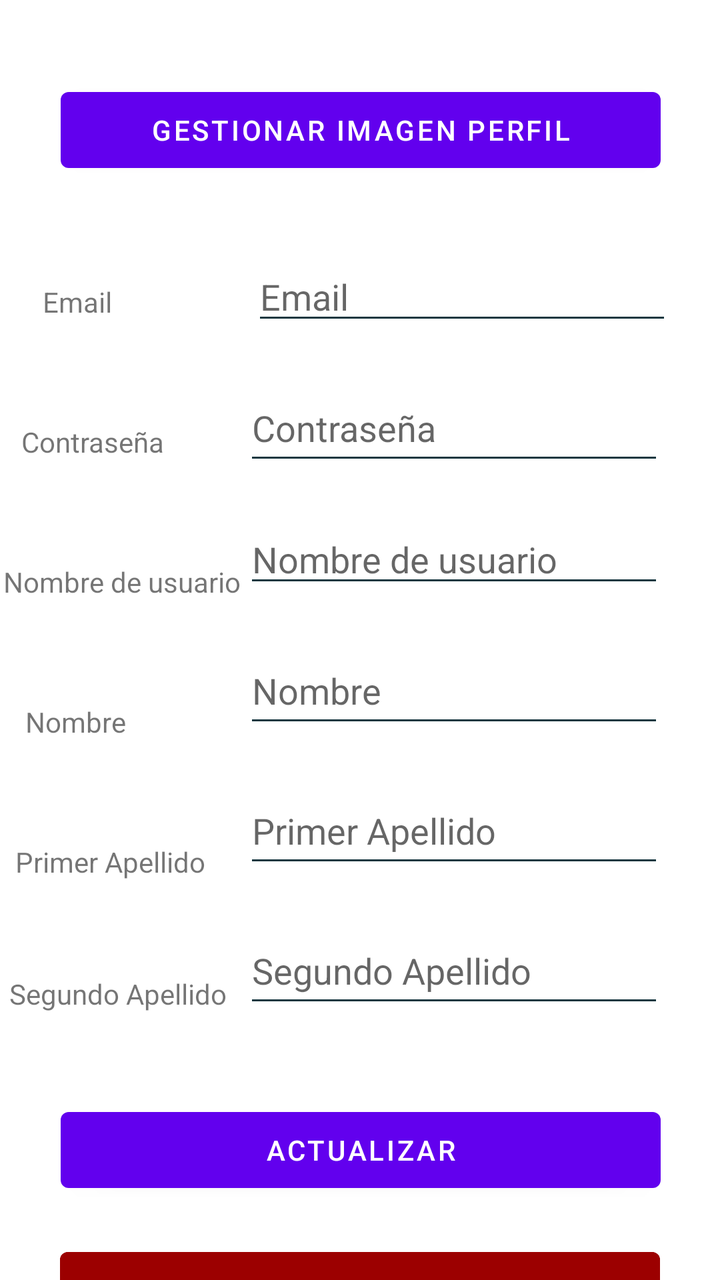
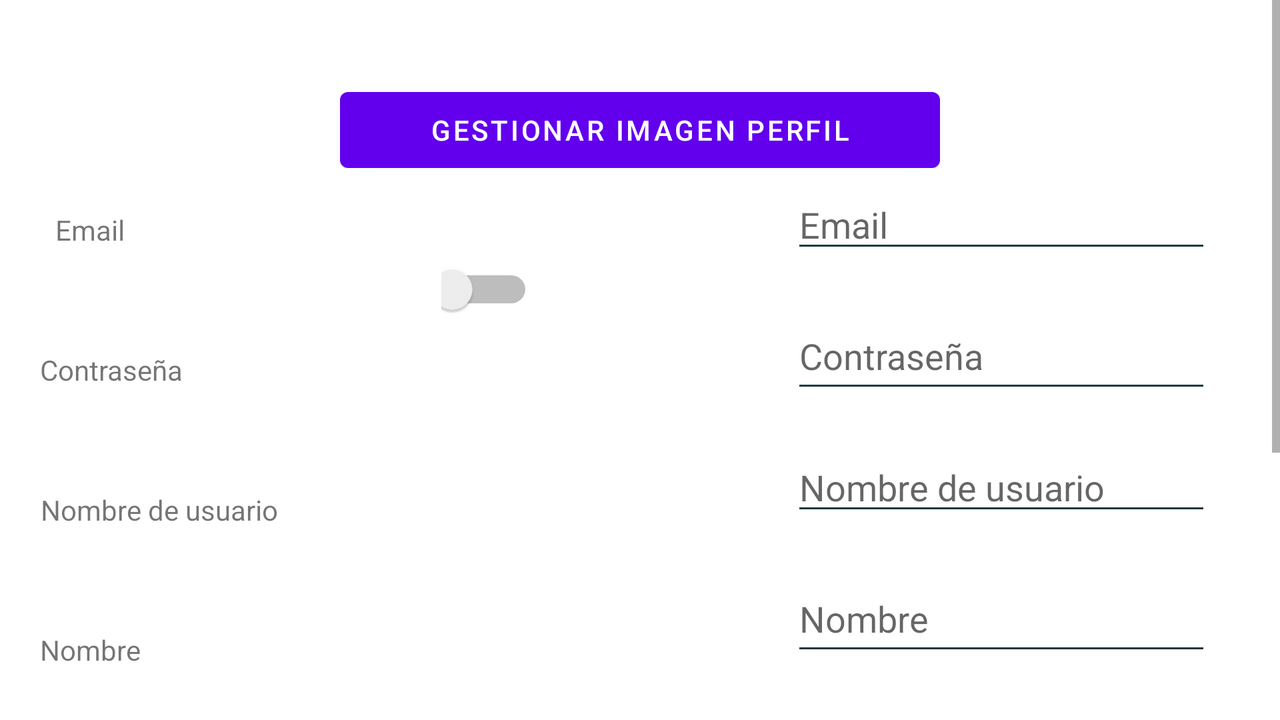

Compare how this app lays out the same screen by default and in its alternative resource folder. The renders come first, then the two layout files and the values they reference.
<!-- AndroidManifest.xml: application theme Theme.ConcesionarioCoches -->
<!-- res/layout/activity_profile.xml -->
<?xml version="1.0" encoding="utf-8"?>
<androidx.constraintlayout.widget.ConstraintLayout xmlns:android="http://schemas.android.com/apk/res/android"
    xmlns:app="http://schemas.android.com/apk/res-auto"
    xmlns:tools="http://schemas.android.com/tools"
    android:layout_width="match_parent"
    android:layout_height="match_parent"
    tools:context="controller.ProfileActivity">

    <TextView
        android:id="@+id/txtNameApelido2"
        android:layout_width="wrap_content"
        android:layout_height="@dimen/alturaTxt"
        android:layout_marginTop="16dp"
        android:gravity="center|center_horizontal|center_vertical"
        android:text="@string/hintApellido_2"
        app:layout_constraintEnd_toStartOf="@+id/txtApellido2Profile"
        app:layout_constraintHorizontal_bias="0.343"
        app:layout_constraintStart_toStartOf="parent"
        app:layout_constraintTop_toBottomOf="@+id/txtNameApelido" />

    <TextView
        android:id="@+id/txtNameApelido"
        android:layout_width="wrap_content"
        android:layout_height="@dimen/alturaTxt"
        android:layout_marginTop="20dp"
        android:gravity="center|center_horizontal|center_vertical"
        android:text="@string/hintApellido_1"
        app:layout_constraintEnd_toStartOf="@+id/txtApellido1Profile"
        app:layout_constraintHorizontal_bias="0.282"
        app:layout_constraintStart_toStartOf="parent"
        app:layout_constraintTop_toBottomOf="@+id/txtNameName" />

    <TextView
        android:id="@+id/txtNameName2"
        android:layout_width="wrap_content"
        android:layout_height="@dimen/alturaTxt"
        android:layout_marginTop="20dp"
        android:gravity="center|center_horizontal|center_vertical"
        android:text="@string/hintNick"
        app:layout_constraintEnd_toStartOf="@+id/txtNickProfile"
        app:layout_constraintHorizontal_bias="0.407"
        app:layout_constraintStart_toStartOf="parent"
        app:layout_constraintTop_toBottomOf="@+id/txtPasswordName" />

    <TextView
        android:id="@+id/txtNameName"
        android:layout_width="wrap_content"
        android:layout_height="@dimen/alturaTxt"
        android:layout_marginTop="20dp"
        android:gravity="center|center_horizontal|center_vertical"
        android:text="@string/hintNombre"
        app:layout_constraintEnd_toStartOf="@+id/txtNombreProfile"
        app:layout_constraintHorizontal_bias="0.178"
        app:layout_constraintStart_toStartOf="parent"
        app:layout_constraintTop_toBottomOf="@+id/txtNameName2" />

    <TextView
        android:id="@+id/txtPasswordName"
        android:layout_width="wrap_content"
        android:layout_height="@dimen/alturaBotones"
        android:layout_marginTop="20dp"
        android:gravity="center|center_horizontal|center_vertical"
        android:text="@string/hintPassword"
        app:layout_constraintEnd_toStartOf="@+id/txtPasswordProfile"
        app:layout_constraintHorizontal_bias="0.214"
        app:layout_constraintStart_toStartOf="parent"
        app:layout_constraintTop_toBottomOf="@+id/txtEmailName" />

    <Button
        android:id="@+id/btnBorrarProfile"
        android:layout_width="@dimen/anchuraBotones"
        android:layout_height="@dimen/alturaBotones"
        android:layout_marginTop="20dp"
        android:backgroundTint="@color/btnBorrar"
        android:text="@string/Borrar"
        app:layout_constraintEnd_toEndOf="parent"
        app:layout_constraintStart_toStartOf="parent"
        app:layout_constraintTop_toBottomOf="@+id/btnActualizarProfile" />

    <EditText
        android:id="@+id/txtApellido1Profile"
        android:layout_width="wrap_content"
        android:layout_height="@dimen/alturaTxt"
        android:layout_marginTop="20dp"
        android:layout_marginEnd="28dp"
        android:backgroundTint="@color/ColorPrincipal"
        android:ems="10"
        android:hint="@string/hintApellido_1"
        android:inputType="textPersonName"
        app:layout_constraintEnd_toEndOf="parent"
        app:layout_constraintTop_toBottomOf="@+id/txtNombreProfile" />

    <EditText
        android:id="@+id/txtNombreProfile"
        android:layout_width="wrap_content"
        android:layout_height="@dimen/alturaTxt"
        android:layout_marginTop="20dp"
        android:layout_marginEnd="28dp"
        android:backgroundTint="@color/ColorPrincipal"
        android:ems="10"
        android:hint="@string/hintNombre"
        android:inputType="textPersonName"
        app:layout_constraintEnd_toEndOf="parent"
        app:layout_constraintTop_toBottomOf="@+id/txtNickProfile" />

    <EditText
        android:id="@+id/txtApellido2Profile"
        android:layout_width="wrap_content"
        android:layout_height="@dimen/alturaTxt"
        android:layout_marginTop="20dp"
        android:layout_marginEnd="28dp"
        android:backgroundTint="@color/ColorPrincipal"
        android:ems="10"
        android:hint="@string/hintApellido_2"
        android:inputType="textPersonName"
        app:layout_constraintEnd_toEndOf="parent"
        app:layout_constraintTop_toBottomOf="@+id/txtApellido1Profile" />

    <EditText
        android:id="@+id/txtEmailProfile"
        android:layout_width="wrap_content"
        android:layout_height="wrap_content"
        android:layout_marginTop="36dp"
        android:layout_marginEnd="24dp"
        android:backgroundTint="@color/ColorPrincipal"
        android:ems="10"
        android:enabled="false"
        android:hint="@string/hintEmail"
        android:inputType="textEmailAddress"
        app:layout_constraintEnd_toEndOf="parent"
        app:layout_constraintTop_toBottomOf="@+id/btnVerFotoPerfil" />

    <EditText
        android:id="@+id/txtPasswordProfile"
        android:layout_width="wrap_content"
        android:layout_height="@dimen/alturaTxt"
        android:layout_marginTop="20dp"
        android:layout_marginEnd="28dp"
        android:backgroundTint="@color/ColorPrincipal"
        android:ems="10"
        android:hint="@string/hintPassword"
        android:inputType="textPassword"
        android:textColorHint="?android:attr/textColorHint"
        app:layout_constraintEnd_toEndOf="parent"
        app:layout_constraintTop_toBottomOf="@+id/txtEmailProfile" />

    <EditText
        android:id="@+id/txtNickProfile"
        android:layout_width="wrap_content"
        android:layout_height="wrap_content"
        android:layout_marginTop="20dp"
        android:layout_marginEnd="28dp"
        android:backgroundTint="@color/ColorPrincipal"
        android:ems="10"
        android:hint="@string/hintNick"
        android:inputType="textPersonName"
        app:layout_constraintEnd_toEndOf="parent"
        app:layout_constraintTop_toBottomOf="@+id/txtPasswordProfile" />

    <Button
        android:id="@+id/btnActualizarProfile"
        android:layout_width="@dimen/anchuraBotones"
        android:layout_height="@dimen/alturaBotones"
        android:layout_marginTop="28dp"
        android:text="@string/Actualizar"
        app:layout_constraintEnd_toEndOf="parent"
        app:layout_constraintHorizontal_bias="0.504"
        app:layout_constraintStart_toStartOf="parent"
        app:layout_constraintTop_toBottomOf="@+id/txtNameApelido2" />

    <TextView
        android:id="@+id/txtEmailName"
        android:layout_width="@dimen/alturaBotones"
        android:layout_height="@dimen/alturaBotones"
        android:layout_marginTop="36dp"
        android:gravity="center|center_horizontal|center_vertical"
        android:text="@string/hintEmail"
        app:layout_constraintEnd_toStartOf="@+id/txtEmailProfile"
        app:layout_constraintHorizontal_bias="0.179"
        app:layout_constraintStart_toStartOf="parent"
        app:layout_constraintTop_toBottomOf="@+id/btnVerFotoPerfil" />

    <Button
        android:id="@+id/btnVerFotoPerfil"
        android:layout_width="@dimen/anchuraBotones"
        android:layout_height="@dimen/alturaBotones"
        android:layout_marginTop="40dp"
        android:text="@string/btnimgProfile"
        app:layout_constraintEnd_toEndOf="parent"
        app:layout_constraintHorizontal_bias="0.504"
        app:layout_constraintStart_toStartOf="parent"
        app:layout_constraintTop_toTopOf="parent" />

</androidx.constraintlayout.widget.ConstraintLayout>
<!-- resources referenced by this layout -->
<resources>
  <color name="ColorPrincipal">#173840</color>
  <color name="btnBorrar">#9C0000</color>
  <dimen name="alturaBotones">50dp</dimen>
  <dimen name="alturaTxt">50dp</dimen>
  <dimen name="anchuraBotones">300dp</dimen>
  <string name="Actualizar">Actualizar</string>
  <string name="Borrar">Borrar</string>
  <string name="btnimgProfile">Gestionar Imagen Perfil</string>
  <string name="hintApellido_1">Primer Apellido</string>
  <string name="hintApellido_2">Segundo Apellido</string>
  <string name="hintEmail">Email</string>
  <string name="hintNick">Nombre de usuario</string>
  <string name="hintNombre">Nombre</string>
  <string name="hintPassword">Contraseña</string>
  <style name="Theme.ConcesionarioCoches" parent="Theme.MaterialComponents.DayNight.DarkActionBar">
          
          <item name="colorPrimary">@color/purple_500</item>
          <item name="colorPrimaryVariant">@color/purple_700</item>
          <item name="colorOnPrimary">@color/white</item>
          
          <item name="colorSecondary">@color/teal_200</item>
          <item name="colorSecondaryVariant">@color/teal_700</item>
          <item name="colorOnSecondary">@color/black</item>
          
          <item name="android:statusBarColor" tools:targetApi="l">@color/ColorPrincipal</item>
          
      </style>
  <color name="purple_500">#FF6200EE</color>
  <color name="purple_700">#FF3700B3</color>
  <color name="white">#FFFFFFFF</color>
  <color name="teal_200">#FF03DAC5</color>
  <color name="teal_700">#FF018786</color>
  <color name="black">#FF000000</color>
</resources>
<!-- res/layout-land/activity_profile.xml (the repository's variant of the layout above) -->
<!-- drawn on the phone turned sideways -->
<?xml version="1.0" encoding="utf-8"?>
<androidx.constraintlayout.widget.ConstraintLayout xmlns:android="http://schemas.android.com/apk/res/android"
    xmlns:app="http://schemas.android.com/apk/res-auto"
    xmlns:tools="http://schemas.android.com/tools"
    android:layout_width="match_parent"
    android:layout_height="match_parent"
    tools:context="controller.ProfileActivity">

    <ScrollView
        android:layout_width="match_parent"
        android:layout_height="match_parent">

        <androidx.constraintlayout.widget.ConstraintLayout
            android:layout_width="match_parent"
            android:layout_height="wrap_content">

            <TextView
                android:id="@+id/txtPasswordName"
                android:layout_width="wrap_content"
                android:layout_height="@dimen/alturaBotones"
                android:layout_marginStart="@dimen/dim20"
                android:layout_marginTop="@dimen/dim20"
                android:gravity="center|center_horizontal|center_vertical"
                android:text="@string/hintPassword"
                app:layout_constraintStart_toStartOf="parent"
                app:layout_constraintTop_toBottomOf="@+id/txtEmailName" />

            <TextView
                android:id="@+id/txtNameName"
                android:layout_width="wrap_content"
                android:layout_height="@dimen/alturaTxt"
                android:layout_marginStart="@dimen/dim20"
                android:layout_marginTop="@dimen/dim20"
                android:gravity="center|center_horizontal|center_vertical"
                android:text="@string/hintNombre"
                app:layout_constraintStart_toStartOf="parent"
                app:layout_constraintTop_toBottomOf="@+id/txtNameName2" />

            <TextView
                android:id="@+id/txtNameName2"
                android:layout_width="wrap_content"
                android:layout_height="@dimen/alturaTxt"
                android:layout_marginStart="@dimen/dim20"
                android:layout_marginTop="@dimen/dim20"
                android:gravity="center|center_horizontal|center_vertical"
                android:text="@string/hintNick"
                app:layout_constraintStart_toStartOf="parent"
                app:layout_constraintTop_toBottomOf="@+id/txtPasswordName" />

            <EditText
                android:id="@+id/txtApellido2Profile"
                android:layout_width="wrap_content"
                android:layout_height="@dimen/alturaTxt"
                android:layout_marginTop="@dimen/dim20"
                android:autofillHints="@string/hintApellido_2"
                android:backgroundTint="@color/ColorPrincipal"
                android:ems="10"
                android:hint="@string/hintApellido_2"
                android:inputType="textPersonName"
                app:layout_constraintEnd_toEndOf="parent"
                app:layout_constraintHorizontal_bias="0.925"
                app:layout_constraintStart_toStartOf="parent"
                app:layout_constraintTop_toBottomOf="@+id/txtApellido1Profile" />

            <TextView
                android:id="@+id/txtEmailName"
                android:layout_width="@dimen/alturaBotones"
                android:layout_height="@dimen/alturaBotones"
                android:layout_marginStart="@dimen/dim20"
                android:layout_marginTop="@dimen/dim36"
                android:gravity="center|center_horizontal|center_vertical"
                android:text="@string/hintEmail"
                app:layout_constraintStart_toStartOf="parent"
                app:layout_constraintTop_toBottomOf="@+id/btnVerFotoPerfil" />

            <TextView
                android:id="@+id/txtNameApelido"
                android:layout_width="wrap_content"
                android:layout_height="@dimen/alturaTxt"
                android:layout_marginStart="@dimen/dim20"
                android:layout_marginTop="@dimen/dim20"
                android:gravity="center|center_horizontal|center_vertical"
                android:text="@string/hintApellido_1"
                app:layout_constraintStart_toStartOf="parent"
                app:layout_constraintTop_toBottomOf="@+id/txtNameName" />

            <Switch
                android:id="@+id/switchVerPassword"
                android:layout_width="46dp"
                android:layout_height="24dp"
                android:layout_marginTop="@dimen/dim36"
                android:text="Switch"
                app:layout_constraintEnd_toStartOf="@+id/txtPasswordProfile"
                app:layout_constraintStart_toEndOf="@+id/txtPasswordName"
                app:layout_constraintTop_toBottomOf="@+id/txtEmailProfile" />

            <TextView
                android:id="@+id/txtNameApelido2"
                android:layout_width="wrap_content"
                android:layout_height="@dimen/alturaTxt"
                android:layout_marginStart="@dimen/dim20"
                android:layout_marginTop="@dimen/dim20"
                android:gravity="center|center_horizontal|center_vertical"
                android:text="@string/hintApellido_2"
                app:layout_constraintStart_toStartOf="parent"
                app:layout_constraintTop_toBottomOf="@+id/txtNameApelido" />

            <EditText
                android:id="@+id/txtEmailProfile"
                android:layout_width="wrap_content"
                android:layout_height="wrap_content"
                android:layout_marginTop="@dimen/dim36"
                android:autofillHints="@string/hintEmail"
                android:backgroundTint="@color/ColorPrincipal"
                android:ems="10"
                android:enabled="false"
                android:hint="@string/hintEmail"
                android:inputType="textEmailAddress"
                app:layout_constraintEnd_toEndOf="parent"
                app:layout_constraintHorizontal_bias="0.92"
                app:layout_constraintStart_toStartOf="parent"
                app:layout_constraintTop_toBottomOf="@+id/btnVerFotoPerfil" />

            <EditText
                android:id="@+id/txtNickProfile"
                android:layout_width="wrap_content"
                android:layout_height="wrap_content"
                android:layout_marginTop="@dimen/dim20"
                android:autofillHints="@string/hintNick"
                android:backgroundTint="@color/ColorPrincipal"
                android:ems="10"
                android:hint="@string/hintNick"
                android:inputType="textPersonName"
                app:layout_constraintEnd_toEndOf="parent"
                app:layout_constraintHorizontal_bias="0.92"
                app:layout_constraintStart_toStartOf="parent"
                app:layout_constraintTop_toBottomOf="@+id/txtPasswordProfile" />

            <Button
                android:id="@+id/btnVerFotoPerfil"
                android:layout_width="@dimen/anchuraBotones"
                android:layout_height="@dimen/alturaBotones"
                android:layout_marginTop="@dimen/dim40"
                android:text="@string/btnimgProfile"
                app:layout_constraintEnd_toEndOf="parent"
                app:layout_constraintStart_toStartOf="parent"
                app:layout_constraintTop_toTopOf="parent" />

            <EditText
                android:id="@+id/txtNombreProfile"
                android:layout_width="wrap_content"
                android:layout_height="@dimen/alturaTxt"
                android:layout_marginTop="@dimen/dim20"
                android:autofillHints="@string/hintNombre"
                android:backgroundTint="@color/ColorPrincipal"
                android:ems="10"
                android:hint="@string/hintNombre"
                android:inputType="textPersonName"
                app:layout_constraintEnd_toEndOf="parent"
                app:layout_constraintHorizontal_bias="0.92"
                app:layout_constraintStart_toStartOf="parent"
                app:layout_constraintTop_toBottomOf="@+id/txtNickProfile" />

            <Button
                android:id="@+id/btnActualizarProfile"
                android:layout_width="@dimen/anchuraBotones"
                android:layout_height="@dimen/alturaBotones"
                android:layout_marginTop="@dimen/dim36"
                android:text="@string/Actualizar"
                app:layout_constraintEnd_toEndOf="parent"
                app:layout_constraintHorizontal_bias="0.504"
                app:layout_constraintStart_toStartOf="parent"
                app:layout_constraintTop_toBottomOf="@+id/txtApellido2Profile" />

            <EditText
                android:id="@+id/txtApellido1Profile"
                android:layout_width="wrap_content"
                android:layout_height="@dimen/alturaTxt"
                android:layout_marginTop="@dimen/dim20"
                android:autofillHints="@string/hintApellido_1"
                android:backgroundTint="@color/ColorPrincipal"
                android:ems="10"
                android:hint="@string/hintApellido_1"
                android:inputType="textPersonName"
                app:layout_constraintEnd_toEndOf="parent"
                app:layout_constraintHorizontal_bias="0.92"
                app:layout_constraintStart_toStartOf="parent"
                app:layout_constraintTop_toBottomOf="@+id/txtNombreProfile" />

            <Button
                android:id="@+id/btnBorrarProfile"
                android:layout_width="@dimen/anchuraBotones"
                android:layout_height="@dimen/alturaBotones"
                android:layout_marginTop="@dimen/dim36"
                android:backgroundTint="@color/btnBorrar"
                android:text="@string/Borrar"
                app:layout_constraintEnd_toEndOf="parent"
                app:layout_constraintStart_toStartOf="parent"
                app:layout_constraintTop_toBottomOf="@+id/btnActualizarProfile" />

            <EditText
                android:id="@+id/txtPasswordProfile"
                android:layout_width="wrap_content"
                android:layout_height="@dimen/alturaTxt"
                android:layout_marginTop="@dimen/dim20"
                android:autofillHints="@string/hintPassword"
                android:backgroundTint="@color/ColorPrincipal"
                android:ems="10"
                android:hint="@string/hintPassword"
                android:inputType="textPassword"
                android:textColorHint="?android:attr/textColorHint"
                app:layout_constraintEnd_toEndOf="parent"
                app:layout_constraintHorizontal_bias="0.92"
                app:layout_constraintStart_toStartOf="parent"
                app:layout_constraintTop_toBottomOf="@+id/txtEmailProfile" />
        </androidx.constraintlayout.widget.ConstraintLayout>
    </ScrollView>

</androidx.constraintlayout.widget.ConstraintLayout>
<!-- resources referenced by the variant -->
<!-- as the phone turned sideways resolves them -->
<resources>
  <color name="ColorPrincipal">#173840</color>
  <color name="btnBorrar">#9C0000</color>
  <dimen name="alturaBotones">50dp</dimen>
  <dimen name="alturaTxt">50dp</dimen>
  <dimen name="anchuraBotones">300dp</dimen>
  <dimen name="dim20">20dp</dimen>
  <dimen name="dim40">40dp</dimen>
  <string name="Actualizar">Actualizar</string>
  <string name="Borrar">Borrar</string>
  <string name="btnimgProfile">Gestionar Imagen Perfil</string>
  <string name="hintApellido_1">Primer Apellido</string>
  <string name="hintApellido_2">Segundo Apellido</string>
  <string name="hintEmail">Email</string>
  <string name="hintNick">Nombre de usuario</string>
  <string name="hintNombre">Nombre</string>
  <string name="hintPassword">Contraseña</string>
  <style name="Theme.ConcesionarioCoches" parent="Theme.MaterialComponents.DayNight.DarkActionBar">
          
          <item name="colorPrimary">@color/purple_500</item>
          <item name="colorPrimaryVariant">@color/purple_700</item>
          <item name="colorOnPrimary">@color/white</item>
          
          <item name="colorSecondary">@color/teal_200</item>
          <item name="colorSecondaryVariant">@color/teal_700</item>
          <item name="colorOnSecondary">@color/black</item>
          
          <item name="android:statusBarColor" tools:targetApi="l">@color/ColorPrincipal</item>
          
      </style>
  <color name="purple_500">#FF6200EE</color>
  <color name="purple_700">#FF3700B3</color>
  <color name="white">#FFFFFFFF</color>
  <color name="teal_200">#FF03DAC5</color>
  <color name="teal_700">#FF018786</color>
  <color name="black">#FF000000</color>
</resources>
